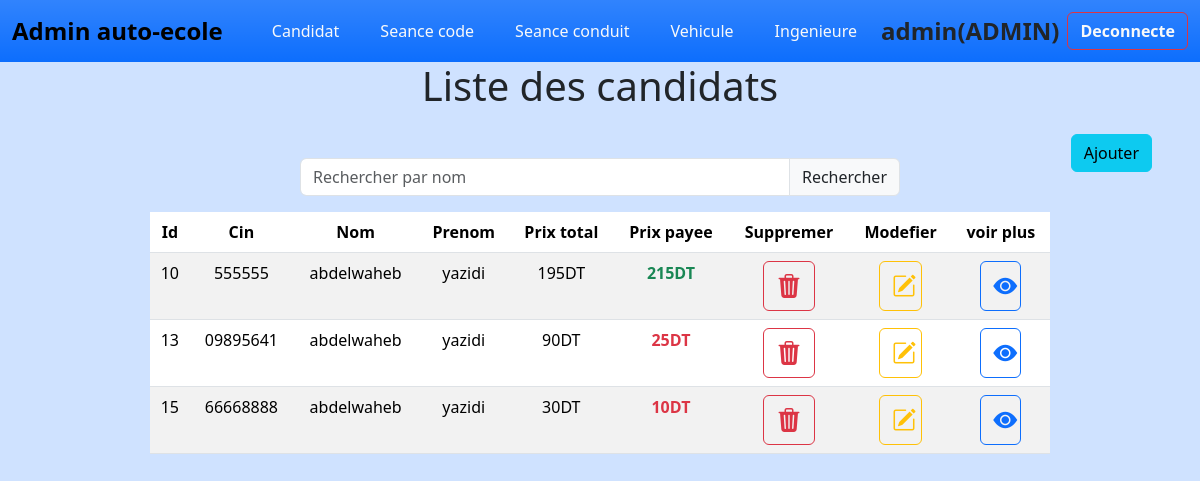
The page /views/candidat (signed in) on the database its author committed.
### tables this page shows
CREATE TABLE `candidat` (
  `id` int(11) NOT NULL,
  `prix_payee` double(8,3) NOT NULL DEFAULT 0.000,
  `cin` varchar(30) NOT NULL DEFAULT '',
  `nom` varchar(30) NOT NULL DEFAULT '',
  `prenom` varchar(30) NOT NULL DEFAULT ''
);

### controleur/model.php (called while the page is built, shortened)
<?php
    abstract class Model {
        function __construct(){
            $this->pdo =new PDO('mysql:host=localhost;dbname=auto_ecole','root','');
        }
    }
?>

### controleur/candidat.php (called while the page is built, shortened)
<?php
include_once("model.php");
class candidat_cont extends model{
 function liste(){
    $query = "select * from candidat";
    $res=$this->pdo->prepare($query);
    $res->execute();
    return $res;
 }
 function getprixtotal($id){
   $query="select count(candidat) from seance_conduit where candidat=?";
   $res1=$this->pdo->prepare($query);
   $res1->execute(array($id));
   $count1=$res1->fetchColumn();
   $query="select count(candidat) from etude_code where candidat=?";
   $res2=$this->pdo->prepare($query);
   $res2->execute(array($id));
   $count2=$res2->fetchColumn();
   return ((int)$count1 * 30) + ((int)$count2 * 15);
 }
}?>

### views/candidat/index.php (the view, shortened to what this page needs)
<?php include_once("../navbar.php");
$access= ($_SESSION['role'] !== 'admin') ? 'style="pointer-events: none; opacity: 0.7;"' : '';
 ?>
    <h1 class="text-center text-secondry"> Liste des candidats </h1>
      <div class="position-relative w-100">
            <a href="ajouter.php" <?php echo $access ;?> class="btn btn-info position-absolute top-0 end-0 mt-3 me-5">Ajouter</a>
      </div>
      <form class="input-group mt-5 w-50 m-auto" method="post">
        <input type="text" class="form-control" name="nom" placeholder="Rechercher par nom" aria-label="Recipient's username" aria-describedby="basic-addon2">
        <button class="input-group-text" type="submit" name="search"  id="basic-addon2">Rechercher</button>
      </form>
    <?php
    include_once("../../controleur/candidat.php");
    $cl=new candidat_cont();
    $can=$cl->liste();
    if($can->rowCount()>0){
    echo '<table class="table table-striped mt-3 w-75  m-auto text-center">
  <thead >
    <tr >
      <th scope="col">Id</th>
      <th scope="col">Cin</th>
      <th scope="col">Nom</th>
      <th scope="col">Prenom</th>
      <th scope="col">Prix total</th>
      <th scope="col">Prix payee</th>
      <th scope="col">Suppremer</th>
      <th scope="col">Modefier</th>
      <th scope="col">voir plus</th>
    </tr>
  </thead>
  <tbody>';
        foreach ($can as $c):
          $prix=$cl->getprixtotal($c['id']);
            echo '<tr>
                <td scope="col">'.$c['id'].'</td>
                <td>'.$c['cin'].'</td>
                <td>'.$c['nom'].'</td>
                <td>'.$c['prenom'].'</td>
                <td>'.$prix.'DT</td>';
                if($prix>$c['prix_payee']){
                  echo '<td class="text-danger fw-bold">'.$c['prix_payee'].'DT</td>';
                }
                else{
                  echo '<td class="text-success fw-bold">'.$c['prix_payee'].'DT</td>';
                }
                echo '<td><a '.$access.'  class="btn btn-outline-danger w-50" href="suppremer.php?id='.$c['id'].'">
                <i class="bi bi-trash3-fill fs-4"></i>
                </a></td>
                <td><a '.$access.' class="btn btn-outline-warning w-50" href="modefier.php?id='.$c['id'].'"><i class="bi bi-pencil-square fs-4"></i></a></td>
                <td><a  class="btn btn-outline-primary w-50" href="view-candidat.php?id='.$c['id'].'"><i class="bi bi-eye-fill fs-4"></i></a></td>
            </tr>';
        endforeach;
    }else{
        echo '<div class="alert alert-info mt-5 w-50 m-auto text-center" role="alert">Aucune candidat ajouter!</div>';
    }
    ?>
  </tbody>
</table>

### static/style.css (style rules this page uses)
* { padding: 0; margin: 0; box-sizing: border-box; }
thead { background-color: aqua; }

### rows shown on the page
candidat: id "10", cin "555555", nom "abdelwaheb", prenom "yazidi", prix "195", prix_payee "215"
candidat: id "13", cin "09895641", nom "abdelwaheb", prenom "yazidi", prix "90", prix_payee "25"
candidat: id "15", cin "66668888", nom "abdelwaheb", prenom "yazidi", prix "30", prix_payee "10"

### other values the page prints
$_SESSION['username'] "admin"
$_SESSION['role'] "ADMIN"
